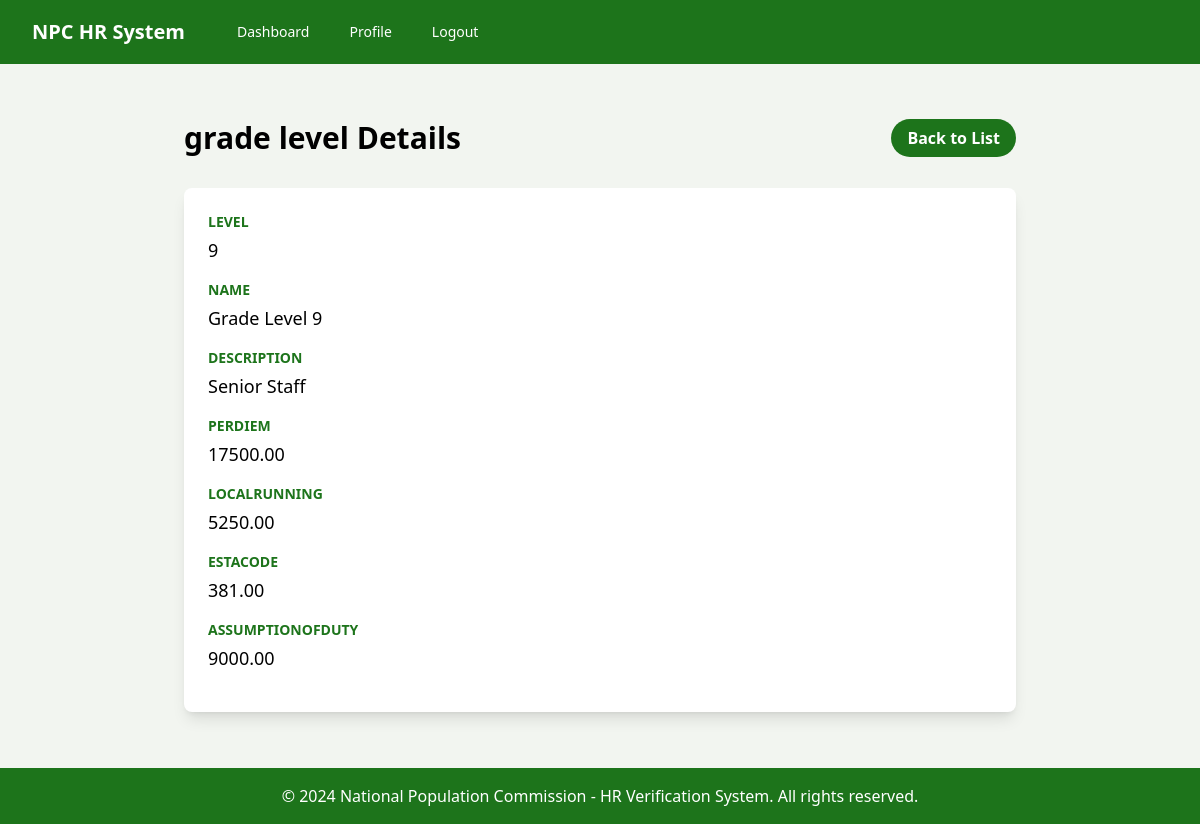
The app's page /gradelevels/9/ (signed in) with its own data.
### hr_app/models.py (models this page shows, shortened)
class GradeLevel(models.Model):
    level = models.PositiveIntegerField(
        validators=[MinValueValidator(1), MaxValueValidator(17)],
        primary_key=True)
    name = models.CharField(max_length=20)
    description = models.CharField(max_length=40, blank=True)
    perDiem = models.DecimalField(max_digits=8, decimal_places=2)
    localRunning = models.DecimalField(max_digits=8, decimal_places=2)
    estacode = models.DecimalField(max_digits=8, decimal_places=2)
    assumptionOfDuty = models.DecimalField(max_digits=8, decimal_places=2)

### hr_app/views.py (the view)
# urls.py: path('gradelevels/<int:pk>/', views.GradeLevelDetailView.as_view(), name='gradelevel_detail'),
class GradeLevelDetailView(GenericDetailView):
    model = GradeLevel

### hr_app/templatetags/custom_filters.py (called while the page is built)
@register.filter
def getattribute(value, arg):
    if hasattr(value, str(arg)):
        return getattr(value, str(arg))
    elif hasattr(value, 'get'):
        return value.get(arg)
    else:
        return None

### hr_app/views.py (called while the page is built)
    def get_visible_fields(self):
        return [field for field in self.object._meta.get_fields() if not field.is_relation and field.name != 'id']

    def get_context_data(self, **kwargs):
        context = super().get_context_data(**kwargs)
        model_name = self.model._meta.model_name
        context.update({
            'model_name': self.model._meta.verbose_name,
            'can_edit': self.request.user.is_staff,
            'edit_url': reverse_lazy(f'{model_name}_edit', kwargs={'pk': self.object.pk}),
            'list_url': reverse_lazy(f'{model_name}_list'),
            'visible_fields': self.get_visible_fields(),
        })
        return context

### hr_app/templates/hr_app/generic_detail.html (shortened to what this page needs)
{% extends 'base.html' %}
{% load custom_filters %}
{% block content %}
<div class="max-w-4xl mx-auto px-4 sm:px-6 lg:px-8 py-8 bg-[#f2f5f0]">
    <div class="mb-8 flex justify-between items-center">
        <h1 class="text-3xl font-bold text-[#000000]">{{ model_name }} Details</h1>
        <div>
            <a href="{{ list_url }}" class="bg-[#1d741b] hover:bg-[#ab8206] text-white font-semibold py-2 px-4 rounded-full transition duration-300 ease-in-out">
                Back to List
            </a>
        </div>
    </div>
    <div class="bg-white shadow-lg rounded-lg overflow-hidden">
        <div class="p-6">
            {% for field in visible_fields %}
                <div class="mb-4">
                    <h3 class="text-sm font-semibold text-[#1d741b] uppercase">{{ field.verbose_name }}</h3>
                    <p class="mt-1 text-lg text-[#000000]">{{ object|getattribute:field.name }}</p>
                </div>
            {% endfor %}
        </div>
    </div>
</div>
{% endblock %}

### records on screen
GradeLevel: visible_fields "9" "Grade Level 9" "Senior Staff" "17500.00" "5250.00" "381.00" "9000.00"

### other values on screen
{{ model_name }} "grade level"
{{ field.verbose_name }} "LEVEL" "NAME" "DESCRIPTION" "PERDIEM" "LOCALRUNNING" "ESTACODE" "ASSUMPTIONOFDUTY"
